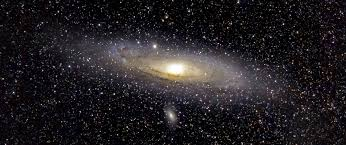
%> input picture GalaxyPic.jpeg, 346 x 145 px
$ octave --eval "findCentre('GalaxyPic.jpeg');"   (GNU Octave 9; MATLAB toolbox functions it lacks are replaced by stand-ins)
%> lines starting %> are read from the running program, lines starting %| are printed output that depends on the picture
function findCentre(input_image)
%> called with input_image = 'GalaxyPic.jpeg'
%
%  function to find centre of galaxy from jpeg file
%   and it's major axis, minor axis, in pixels and angle of incline
%
% Step 1: Load the image
image = imread(input_image);
%> image is the input picture: size 145x346x3 uint8; mean R, G, B 36.1, 32.8, 36

% Step 2: Convert to grayscale if needed
if size(image, 3) == 3
    image = rgb2gray(image);
%> image: size 145x346 uint8
end

% Step 3: get row values
[rows, cols] = size(image);
%> rows = 145; cols = 346
row_values = (1:rows)';
%> row_values = 145 values from 1 to 145

% Step 4: Calculate weighted average for each column
weighted_avg = zeros(1, cols); % Preallocate the result vector

for col = 1:cols
    column_data = double(image(:, col)); % Get the column data and convert to double for precision
    column_data_sum=sum(column_data);
    weighted_sum = sum(column_data .* row_values); % Weighted sum of the column
    thingy = weighted_sum/column_data_sum;
    weighted_avg(col) = weighted_sum / column_data_sum; % Weighted average
end
%> this loop made 346 passes
%> (column_data_sum, weighted_sum, thingy) on passes 1 to 3: (2060, 144835, 70.31), (1989, 136174, 68.46), (2060, 142221, 69.04)
%> after the loop, weighted_avg = 346 values, max 90.07 at index 296, min 57.46 at index 79, mean 73.22

% Step 5 number crunch a linear fit
% Assume weighted_avg is already calculated and stored in a column vector Y
Y = weighted_avg' % Ensure Y is a column vector
%> Y has the same summary as weighted_avg

% Create the design matrix X
X = [ones(cols, 1), (1:cols)'];

% Perform the least squares fit
% Using the formula beta = (X' * X)^(-1) * X' * Y
XT=X';
XTX=XT * X;
%> XTX = [346 60031; 60031 13867161]
XTXINV = inv(XTX);
%> XTXINV = [0.0116 -5.03e-05; -5.03e-05 2.9e-07]
XTXINVXT=XTXINV*XT;
A=XTXINVXT*Y;
%> A = [65.79; 0.0428]
Y_test=X*A;
%> Y_test = 346 values from 65.84 to 80.6

% display it
Yplot=Y_test';
%> Yplot = 346 values from 65.84 to 80.6
Xplot=[1:cols];
%> `findCentre('GalaxyPic.jpeg');`:
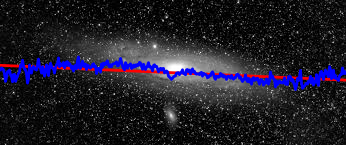
%> figure redrawn from the program's plot data; its title reads 'Image with Line Overlay'
% Step 1: Read the JPEG image

imshow(image);
hold on; % Retain the current plot so that new plots are added to it

% Plot the line
plot(Xplot,Yplot, 'r-', 'LineWidth', 2); % 'r-' specifies a red solid line, 'LineWidth' specifies the line width
plot(Xplot,weighted_avg,'b-','LineWidth', 2);
% Step 4: Optionally, add labels or title
title('Image with Line Overlay');
xlabel('X-axis');
ylabel('Y-axis');

hold off; % Release the plot hold


endfunction

$ run again, on ESO 289-g10.jpeg
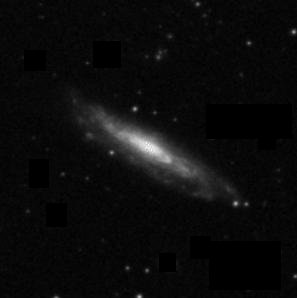
%> input picture ESO 289-g10.jpeg, 297 x 298 px
%> in findCentre, image is the input picture: size 298x297x3 uint8; min 0, max 253, mean 11.4
%> image: size 298x297 uint8
%> the loop in findCentre, `for col = 1:cols` made 297 passes
%> (column_data_sum, weighted_sum, thingy) on passes 1 to 3: (2146, 323594, 150.8), (2175, 332757, 153), (2184, 335176, 153.5)
%> after the loop in findCentre, `for col = 1:cols`: weighted_avg = 297 values, max 159.4 at index 181, min 116.7 at index 251, mean 143.8
%> Y has the same summary as weighted_avg
%> A = [148.1; -0.0289]
%> Y_test = 297 values, max 148.1 at index 1, min 139.5 at index 297, mean 143.8
%> Yplot has the same summary as Y_test
%> `findCentre('GalaxyPic.jpeg');`:
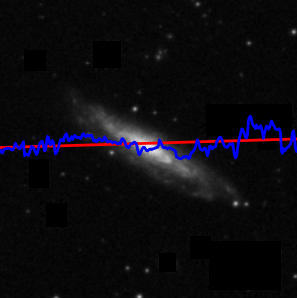
%> figure redrawn from the program's plot data; its title reads 'Image with Line Overlay'
